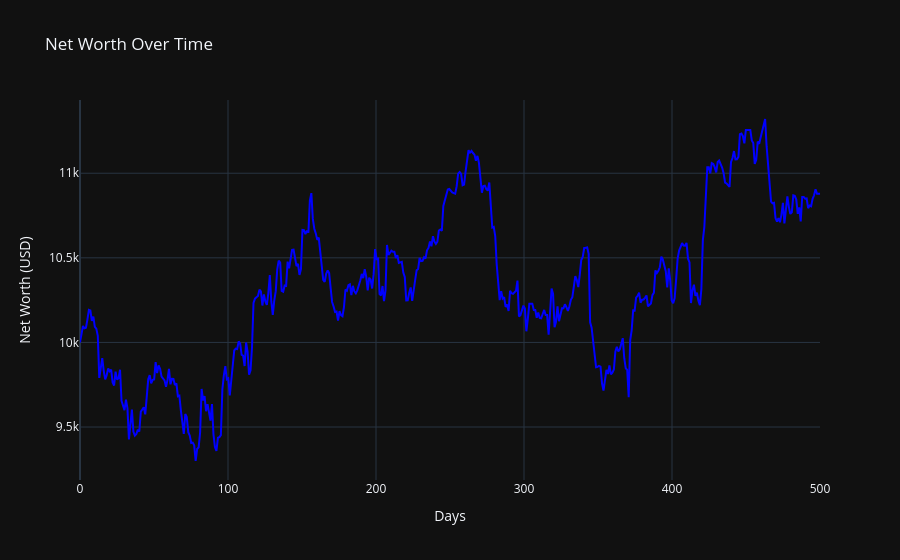

This figure's notebook cell:
### Code cell
# Dictionary to store test data and predictions


broker = MockBroker(cash, price)



# Load the test data
# Normalization layer (reusing the one from training)


for i in range(days):
    print(f"--- Day {i} ---")
    predictions = []

    for symbol in nifty_symbols:
        predictions.append((symbol, data_pred[symbol][i][0]))

    # Sort the predictions by the prediction value
    predictions.sort(key=lambda x: x[1], reverse=True)

    # Get the top 3 symbols with the highest prediction values
    top_3_symbols = predictions[:3]
    print(top_3_symbols)
    broker.sell_off_if_thres(i, loss_thres)

    
    sumprices = 0

    for symbol, prediction in top_3_symbols[:3]:
            sumprices += price[symbol][i]
    
    # print(sumprices)

    for symbol, prediction in top_3_symbols[:3]:
        current_price = price[symbol][i]
        balance_alloted = broker.Balance*current_price/sumprices
        qty = np.floor(balance_alloted / (current_price))
        if prediction > threshold:
            broker.buy(symbol, current_price, qty)


x = np.linspace(0, days, days)  # 100 points between 0 and 10
y = broker.networth

fig = go.Figure()

# Add a line plot to the figure
fig.add_trace(go.Scatter(
    x=x,
    y=y,
    mode='lines',
    name='Net Worth',  # Legend label
    line=dict(color='blue', width=2)  # Line styling
))

# Add title and labels to the plot
fig.update_layout(
    title='Net Worth Over Time',
    xaxis_title='Days',
    yaxis_title='Net Worth (USD)',
    template='plotly_dark'  # Optional: Add a dark theme for the plot
)

# Show the plot
fig.show()

print(broker)

### Figure 1 — Plotly figure (JSON) as saved in the notebook; plotly's stock layout.template omitted (floating-point values rounded to 4 significant figures; data arrays with more than 128 entries replaced by an {"elided": "..."} marker saying what was removed)
{"data": [{"line": {"color": "blue", "width": 2}, "mode": "lines", "name": "Net Worth", "type": "scatter", "x": {"elided": "500 float values"}, "y": {"elided": "500 float values"}}], "layout": {"title": {"text": "Net Worth Over Time"}, "xaxis": {"title": {"text": "Days"}}, "yaxis": {"title": {"text": "Net Worth (USD)"}}}}
